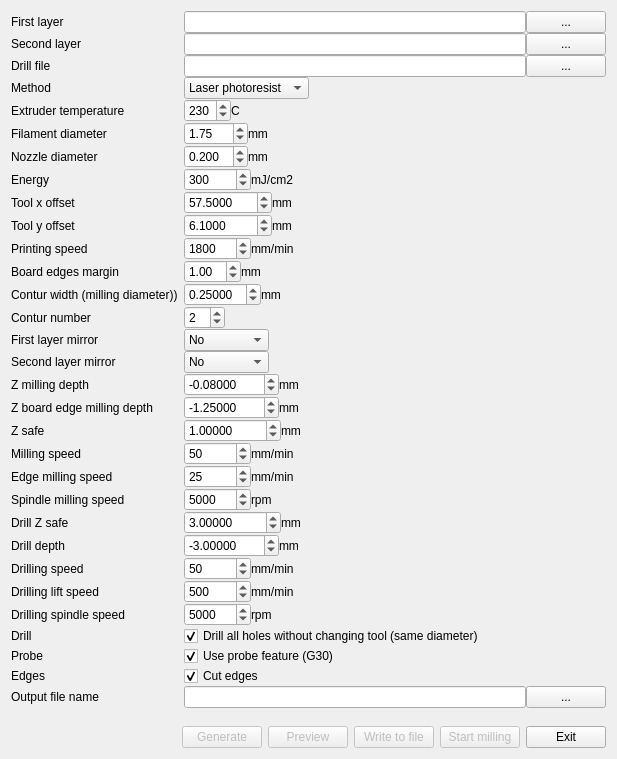
<?xml version="1.0" encoding="UTF-8"?>
<ui version="4.0">
 <class>PCBConverter</class>
 <widget class="QWidget" name="PCBConverter">
  <property name="geometry">
   <rect>
    <x>0</x>
    <y>0</y>
    <width>617</width>
    <height>759</height>
   </rect>
  </property>
  <property name="windowTitle">
   <string>PCBConverter</string>
  </property>
  <layout class="QGridLayout" name="gridLayout">
   <item row="5" column="0">
    <layout class="QVBoxLayout" name="verticalLayout">
     <item>
      <layout class="QFormLayout" name="formLayout">
       <property name="fieldGrowthPolicy">
        <enum>QFormLayout::AllNonFixedFieldsGrow</enum>
       </property>
       <property name="verticalSpacing">
        <number>0</number>
       </property>
       <item row="0" column="0">
        <widget class="QLabel" name="label">
         <property name="text">
          <string>First layer</string>
         </property>
        </widget>
       </item>
       <item row="0" column="1">
        <layout class="QHBoxLayout" name="horizontalLayout">
         <item>
          <widget class="QLineEdit" name="firstLayer"/>
         </item>
         <item>
          <widget class="QPushButton" name="pushButton">
           <property name="text">
            <string>...</string>
           </property>
          </widget>
         </item>
        </layout>
       </item>
       <item row="1" column="0">
        <widget class="QLabel" name="label_2">
         <property name="text">
          <string>Second layer</string>
         </property>
        </widget>
       </item>
       <item row="1" column="1">
        <layout class="QHBoxLayout" name="horizontalLayout_2">
         <item>
          <widget class="QLineEdit" name="secondLayer"/>
         </item>
         <item>
          <widget class="QPushButton" name="pushButton_4">
           <property name="text">
            <string>...</string>
           </property>
          </widget>
         </item>
        </layout>
       </item>
       <item row="2" column="0">
        <widget class="QLabel" name="label_3">
         <property name="text">
          <string>Drill file</string>
         </property>
        </widget>
       </item>
       <item row="2" column="1">
        <layout class="QHBoxLayout" name="horizontalLayout_5">
         <item>
          <widget class="QLineEdit" name="drillPath"/>
         </item>
         <item>
          <widget class="QPushButton" name="pushButton_2">
           <property name="text">
            <string>...</string>
           </property>
          </widget>
         </item>
        </layout>
       </item>
       <item row="3" column="0">
        <widget class="QLabel" name="label_29">
         <property name="text">
          <string>Method</string>
         </property>
        </widget>
       </item>
       <item row="3" column="1">
        <layout class="QHBoxLayout" name="horizontalLayout_24">
         <item>
          <widget class="QComboBox" name="methodComboBox">
           <property name="currentIndex">
            <number>3</number>
           </property>
           <item>
            <property name="text">
             <string>Milling</string>
            </property>
           </item>
           <item>
            <property name="text">
             <string>Printing</string>
            </property>
           </item>
           <item>
            <property name="text">
             <string>3D Printing</string>
            </property>
           </item>
           <item>
            <property name="text">
             <string>Laser photoresist</string>
            </property>
           </item>
          </widget>
         </item>
         <item>
          <spacer name="horizontalSpacer_20">
           <property name="orientation">
            <enum>Qt::Horizontal</enum>
           </property>
           <property name="sizeHint" stdset="0">
            <size>
             <width>40</width>
             <height>20</height>
            </size>
           </property>
          </spacer>
         </item>
        </layout>
       </item>
       <item row="4" column="0">
        <widget class="QLabel" name="label_30">
         <property name="text">
          <string>Extruder temperature</string>
         </property>
        </widget>
       </item>
       <item row="4" column="1">
        <layout class="QHBoxLayout" name="horizontalLayout_25">
         <item>
          <widget class="QSpinBox" name="extruderTemperature">
           <property name="minimum">
            <number>150</number>
           </property>
           <property name="maximum">
            <number>260</number>
           </property>
           <property name="singleStep">
            <number>10</number>
           </property>
           <property name="value">
            <number>230</number>
           </property>
          </widget>
         </item>
         <item>
          <widget class="QLabel" name="label_34">
           <property name="text">
            <string>C</string>
           </property>
          </widget>
         </item>
         <item>
          <spacer name="horizontalSpacer_24">
           <property name="orientation">
            <enum>Qt::Horizontal</enum>
           </property>
           <property name="sizeHint" stdset="0">
            <size>
             <width>40</width>
             <height>20</height>
            </size>
           </property>
          </spacer>
         </item>
        </layout>
       </item>
       <item row="5" column="0">
        <widget class="QLabel" name="label_31">
         <property name="text">
          <string>Filament diameter</string>
         </property>
        </widget>
       </item>
       <item row="5" column="1">
        <layout class="QHBoxLayout" name="horizontalLayout_26">
         <item>
          <widget class="QDoubleSpinBox" name="filamentDiameter">
           <property name="minimum">
            <double>0.100000000000000</double>
           </property>
           <property name="maximum">
            <double>100.000000000000000</double>
           </property>
           <property name="singleStep">
            <double>0.050000000000000</double>
           </property>
           <property name="value">
            <double>1.750000000000000</double>
           </property>
          </widget>
         </item>
         <item>
          <widget class="QLabel" name="label_35">
           <property name="text">
            <string>mm</string>
           </property>
          </widget>
         </item>
         <item>
          <spacer name="horizontalSpacer_23">
           <property name="orientation">
            <enum>Qt::Horizontal</enum>
           </property>
           <property name="sizeHint" stdset="0">
            <size>
             <width>40</width>
             <height>20</height>
            </size>
           </property>
          </spacer>
         </item>
        </layout>
       </item>
       <item row="6" column="0">
        <widget class="QLabel" name="label_32">
         <property name="text">
          <string>Nozzle diameter</string>
         </property>
        </widget>
       </item>
       <item row="6" column="1">
        <layout class="QHBoxLayout" name="horizontalLayout_27">
         <item>
          <widget class="QDoubleSpinBox" name="nozzleDiameter">
           <property name="decimals">
            <number>3</number>
           </property>
           <property name="minimum">
            <double>0.010000000000000</double>
           </property>
           <property name="maximum">
            <double>10.000000000000000</double>
           </property>
           <property name="singleStep">
            <double>0.050000000000000</double>
           </property>
           <property name="value">
            <double>0.200000000000000</double>
           </property>
          </widget>
         </item>
         <item>
          <widget class="QLabel" name="label_40">
           <property name="text">
            <string>mm</string>
           </property>
          </widget>
         </item>
         <item>
          <spacer name="horizontalSpacer_22">
           <property name="orientation">
            <enum>Qt::Horizontal</enum>
           </property>
           <property name="sizeHint" stdset="0">
            <size>
             <width>40</width>
             <height>20</height>
            </size>
           </property>
          </spacer>
         </item>
        </layout>
       </item>
       <item row="7" column="0">
        <widget class="QLabel" name="label_44">
         <property name="text">
          <string>Energy</string>
         </property>
        </widget>
       </item>
       <item row="7" column="1">
        <layout class="QHBoxLayout" name="horizontalLayout_30">
         <item>
          <widget class="QSpinBox" name="energy">
           <property name="maximum">
            <number>100000</number>
           </property>
           <property name="singleStep">
            <number>10</number>
           </property>
           <property name="value">
            <number>300</number>
           </property>
          </widget>
         </item>
         <item>
          <widget class="QLabel" name="label_45">
           <property name="text">
            <string>mJ/cm2</string>
           </property>
          </widget>
         </item>
         <item>
          <spacer name="horizontalSpacer_26">
           <property name="orientation">
            <enum>Qt::Horizontal</enum>
           </property>
           <property name="sizeHint" stdset="0">
            <size>
             <width>40</width>
             <height>20</height>
            </size>
           </property>
          </spacer>
         </item>
        </layout>
       </item>
       <item row="8" column="0">
        <widget class="QLabel" name="label_46">
         <property name="text">
          <string>Tool x offset</string>
         </property>
        </widget>
       </item>
       <item row="8" column="1">
        <layout class="QHBoxLayout" name="horizontalLayout_31">
         <item>
          <widget class="QDoubleSpinBox" name="laserXoffset">
           <property name="decimals">
            <number>4</number>
           </property>
           <property name="minimum">
            <double>-9999.000000000000000</double>
           </property>
           <property name="maximum">
            <double>9999.000000000000000</double>
           </property>
           <property name="singleStep">
            <double>0.100000000000000</double>
           </property>
           <property name="value">
            <double>57.500000000000000</double>
           </property>
          </widget>
         </item>
         <item>
          <widget class="QLabel" name="label_47">
           <property name="text">
            <string>mm</string>
           </property>
          </widget>
         </item>
         <item>
          <spacer name="horizontalSpacer_27">
           <property name="orientation">
            <enum>Qt::Horizontal</enum>
           </property>
           <property name="sizeHint" stdset="0">
            <size>
             <width>40</width>
             <height>20</height>
            </size>
           </property>
          </spacer>
         </item>
        </layout>
       </item>
       <item row="9" column="0">
        <widget class="QLabel" name="label_48">
         <property name="text">
          <string>Tool y offset</string>
         </property>
        </widget>
       </item>
       <item row="9" column="1">
        <layout class="QHBoxLayout" name="horizontalLayout_32">
         <item>
          <widget class="QDoubleSpinBox" name="laserYoffset">
           <property name="decimals">
            <number>4</number>
           </property>
           <property name="minimum">
            <double>-9999.000000000000000</double>
           </property>
           <property name="maximum">
            <double>9999.000000000000000</double>
           </property>
           <property name="singleStep">
            <double>0.100000000000000</double>
           </property>
           <property name="value">
            <double>6.100000000000000</double>
           </property>
          </widget>
         </item>
         <item>
          <widget class="QLabel" name="label_49">
           <property name="text">
            <string>mm</string>
           </property>
          </widget>
         </item>
         <item>
          <spacer name="horizontalSpacer_28">
           <property name="orientation">
            <enum>Qt::Horizontal</enum>
           </property>
           <property name="sizeHint" stdset="0">
            <size>
             <width>40</width>
             <height>20</height>
            </size>
           </property>
          </spacer>
         </item>
        </layout>
       </item>
       <item row="10" column="0">
        <widget class="QLabel" name="label_33">
         <property name="text">
          <string>Printing speed</string>
         </property>
        </widget>
       </item>
       <item row="10" column="1">
        <layout class="QHBoxLayout" name="horizontalLayout_28">
         <item>
          <widget class="QSpinBox" name="printingSpeed">
           <property name="maximum">
            <number>999999</number>
           </property>
           <property name="singleStep">
            <number>10</number>
           </property>
           <property name="value">
            <number>1800</number>
           </property>
          </widget>
         </item>
         <item>
          <widget class="QLabel" name="label_36">
           <property name="text">
            <string>mm/min</string>
           </property>
          </widget>
         </item>
         <item>
          <spacer name="horizontalSpacer_21">
           <property name="orientation">
            <enum>Qt::Horizontal</enum>
           </property>
           <property name="sizeHint" stdset="0">
            <size>
             <width>40</width>
             <height>20</height>
            </size>
           </property>
          </spacer>
         </item>
        </layout>
       </item>
       <item row="11" column="0">
        <widget class="QLabel" name="label_4">
         <property name="text">
          <string>Board edges margin</string>
         </property>
        </widget>
       </item>
       <item row="11" column="1">
        <layout class="QHBoxLayout" name="horizontalLayout_3">
         <item>
          <widget class="QDoubleSpinBox" name="boardOffset">
           <property name="value">
            <double>1.000000000000000</double>
           </property>
          </widget>
         </item>
         <item>
          <widget class="QLabel" name="label_6">
           <property name="text">
            <string>mm</string>
           </property>
          </widget>
         </item>
         <item>
          <spacer name="horizontalSpacer">
           <property name="orientation">
            <enum>Qt::Horizontal</enum>
           </property>
           <property name="sizeHint" stdset="0">
            <size>
             <width>40</width>
             <height>20</height>
            </size>
           </property>
          </spacer>
         </item>
        </layout>
       </item>
       <item row="12" column="0">
        <widget class="QLabel" name="label_5">
         <property name="text">
          <string>Contur width (milling diameter))</string>
         </property>
        </widget>
       </item>
       <item row="12" column="1">
        <layout class="QHBoxLayout" name="horizontalLayout_6">
         <item>
          <widget class="QDoubleSpinBox" name="millingDiameter">
           <property name="decimals">
            <number>5</number>
           </property>
           <property name="singleStep">
            <double>0.010000000000000</double>
           </property>
           <property name="value">
            <double>0.250000000000000</double>
           </property>
          </widget>
         </item>
         <item>
          <widget class="QLabel" name="label_7">
           <property name="text">
            <string>mm</string>
           </property>
          </widget>
         </item>
         <item>
          <spacer name="horizontalSpacer_3">
           <property name="orientation">
            <enum>Qt::Horizontal</enum>
           </property>
           <property name="sizeHint" stdset="0">
            <size>
             <width>40</width>
             <height>20</height>
            </size>
           </property>
          </spacer>
         </item>
        </layout>
       </item>
       <item row="13" column="0">
        <widget class="QLabel" name="label_8">
         <property name="text">
          <string>Contur number</string>
         </property>
        </widget>
       </item>
       <item row="13" column="1">
        <layout class="QHBoxLayout" name="horizontalLayout_7">
         <item>
          <widget class="QSpinBox" name="conturTimes">
           <property name="minimum">
            <number>1</number>
           </property>
           <property name="value">
            <number>2</number>
           </property>
          </widget>
         </item>
         <item>
          <spacer name="horizontalSpacer_4">
           <property name="orientation">
            <enum>Qt::Horizontal</enum>
           </property>
           <property name="sizeHint" stdset="0">
            <size>
             <width>40</width>
             <height>20</height>
            </size>
           </property>
          </spacer>
         </item>
        </layout>
       </item>
       <item row="14" column="0">
        <widget class="QLabel" name="label_26">
         <property name="text">
          <string>First layer mirror</string>
         </property>
        </widget>
       </item>
       <item row="14" column="1">
        <layout class="QHBoxLayout" name="horizontalLayout_20">
         <item>
          <widget class="QComboBox" name="firstMirror">
           <item>
            <property name="text">
             <string>No</string>
            </property>
           </item>
           <item>
            <property name="text">
             <string>Vertical</string>
            </property>
           </item>
           <item>
            <property name="text">
             <string>Horizontal</string>
            </property>
           </item>
           <item>
            <property name="text">
             <string>Both</string>
            </property>
           </item>
          </widget>
         </item>
         <item>
          <spacer name="horizontalSpacer_17">
           <property name="orientation">
            <enum>Qt::Horizontal</enum>
           </property>
           <property name="sizeHint" stdset="0">
            <size>
             <width>40</width>
             <height>20</height>
            </size>
           </property>
          </spacer>
         </item>
        </layout>
       </item>
       <item row="15" column="0">
        <widget class="QLabel" name="label_50">
         <property name="text">
          <string>Second layer mirror</string>
         </property>
        </widget>
       </item>
       <item row="15" column="1">
        <layout class="QHBoxLayout" name="horizontalLayout_33">
         <item>
          <widget class="QComboBox" name="secondMirror">
           <item>
            <property name="text">
             <string>No</string>
            </property>
           </item>
           <item>
            <property name="text">
             <string>Vertical</string>
            </property>
           </item>
           <item>
            <property name="text">
             <string>Horizontal</string>
            </property>
           </item>
           <item>
            <property name="text">
             <string>Both</string>
            </property>
           </item>
          </widget>
         </item>
         <item>
          <spacer name="horizontalSpacer_2">
           <property name="orientation">
            <enum>Qt::Horizontal</enum>
           </property>
           <property name="sizeHint" stdset="0">
            <size>
             <width>40</width>
             <height>20</height>
            </size>
           </property>
          </spacer>
         </item>
        </layout>
       </item>
       <item row="16" column="0">
        <widget class="QLabel" name="label_9">
         <property name="text">
          <string>Z milling depth</string>
         </property>
        </widget>
       </item>
       <item row="16" column="1">
        <layout class="QHBoxLayout" name="horizontalLayout_8">
         <item>
          <widget class="QDoubleSpinBox" name="millingDepth">
           <property name="decimals">
            <number>5</number>
           </property>
           <property name="minimum">
            <double>-9999.000000000000000</double>
           </property>
           <property name="maximum">
            <double>0.000000000000000</double>
           </property>
           <property name="singleStep">
            <double>0.010000000000000</double>
           </property>
           <property name="value">
            <double>-0.080000000000000</double>
           </property>
          </widget>
         </item>
         <item>
          <widget class="QLabel" name="label_12">
           <property name="text">
            <string>mm</string>
           </property>
          </widget>
         </item>
         <item>
          <spacer name="horizontalSpacer_5">
           <property name="orientation">
            <enum>Qt::Horizontal</enum>
           </property>
           <property name="sizeHint" stdset="0">
            <size>
             <width>40</width>
             <height>20</height>
            </size>
           </property>
          </spacer>
         </item>
        </layout>
       </item>
       <item row="17" column="0">
        <widget class="QLabel" name="label_18">
         <property name="text">
          <string>Z board edge milling depth</string>
         </property>
        </widget>
       </item>
       <item row="17" column="1">
        <layout class="QHBoxLayout" name="horizontalLayout_13">
         <item>
          <widget class="QDoubleSpinBox" name="edgeMillingDepth">
           <property name="decimals">
            <number>5</number>
           </property>
           <property name="minimum">
            <double>-9999.000000000000000</double>
           </property>
           <property name="maximum">
            <double>0.000000000000000</double>
           </property>
           <property name="singleStep">
            <double>0.010000000000000</double>
           </property>
           <property name="value">
            <double>-1.250000000000000</double>
           </property>
          </widget>
         </item>
         <item>
          <widget class="QLabel" name="label_19">
           <property name="text">
            <string>mm</string>
           </property>
          </widget>
         </item>
         <item>
          <spacer name="horizontalSpacer_10">
           <property name="orientation">
            <enum>Qt::Horizontal</enum>
           </property>
           <property name="sizeHint" stdset="0">
            <size>
             <width>40</width>
             <height>20</height>
            </size>
           </property>
          </spacer>
         </item>
        </layout>
       </item>
       <item row="18" column="0">
        <widget class="QLabel" name="label_10">
         <property name="text">
          <string>Z safe</string>
         </property>
        </widget>
       </item>
       <item row="18" column="1">
        <layout class="QHBoxLayout" name="horizontalLayout_9">
         <item>
          <widget class="QDoubleSpinBox" name="zSafe">
           <property name="decimals">
            <number>5</number>
           </property>
           <property name="maximum">
            <double>99999.000000000000000</double>
           </property>
           <property name="value">
            <double>1.000000000000000</double>
           </property>
          </widget>
         </item>
         <item>
          <widget class="QLabel" name="label_13">
           <property name="text">
            <string>mm</string>
           </property>
          </widget>
         </item>
         <item>
          <spacer name="horizontalSpacer_6">
           <property name="orientation">
            <enum>Qt::Horizontal</enum>
           </property>
           <property name="sizeHint" stdset="0">
            <size>
             <width>40</width>
             <height>20</height>
            </size>
           </property>
          </spacer>
         </item>
        </layout>
       </item>
       <item row="19" column="0">
        <widget class="QLabel" name="label_11">
         <property name="text">
          <string>Milling speed</string>
         </property>
        </widget>
       </item>
       <item row="19" column="1">
        <layout class="QHBoxLayout" name="horizontalLayout_10">
         <item>
          <widget class="QSpinBox" name="millingSpeed">
           <property name="maximum">
            <number>999999</number>
           </property>
           <property name="singleStep">
            <number>10</number>
           </property>
           <property name="value">
            <number>50</number>
           </property>
          </widget>
         </item>
         <item>
          <widget class="QLabel" name="label_14">
           <property name="text">
            <string>mm/min</string>
           </property>
          </widget>
         </item>
         <item>
          <spacer name="horizontalSpacer_7">
           <property name="orientation">
            <enum>Qt::Horizontal</enum>
           </property>
           <property name="sizeHint" stdset="0">
            <size>
             <width>40</width>
             <height>20</height>
            </size>
           </property>
          </spacer>
         </item>
        </layout>
       </item>
       <item row="20" column="0">
        <widget class="QLabel" name="label_51">
         <property name="text">
          <string>Edge milling speed</string>
         </property>
        </widget>
       </item>
       <item row="20" column="1">
        <layout class="QHBoxLayout" name="horizontalLayout_34">
         <item>
          <widget class="QSpinBox" name="edgeMillingSpeed">
           <property name="maximum">
            <number>999999</number>
           </property>
           <property name="singleStep">
            <number>10</number>
           </property>
           <property name="value">
            <number>25</number>
           </property>
          </widget>
         </item>
         <item>
          <widget class="QLabel" name="label_52">
           <property name="text">
            <string>mm/min</string>
           </property>
          </widget>
         </item>
         <item>
          <spacer name="horizontalSpacer_29">
           <property name="orientation">
            <enum>Qt::Horizontal</enum>
           </property>
           <property name="sizeHint" stdset="0">
            <size>
             <width>40</width>
             <height>20</height>
            </size>
           </property>
          </spacer>
         </item>
        </layout>
       </item>
       <item row="21" column="0">
        <widget class="QLabel" name="label_15">
         <property name="text">
          <string>Spindle milling speed</string>
         </property>
        </widget>
       </item>
       <item row="21" column="1">
        <layout class="QHBoxLayout" name="horizontalLayout_11">
         <item>
          <widget class="QSpinBox" name="spindleRpm">
           <property name="maximum">
            <number>9999999</number>
           </property>
           <property name="singleStep">
            <number>100</number>
           </property>
           <property name="value">
            <number>5000</number>
           </property>
          </widget>
         </item>
         <item>
          <widget class="QLabel" name="label_16">
           <property name="text">
            <string>rpm</string>
           </property>
          </widget>
         </item>
         <item>
          <spacer name="horizontalSpacer_8">
           <property name="orientation">
            <enum>Qt::Horizontal</enum>
           </property>
           <property name="sizeHint" stdset="0">
            <size>
             <width>40</width>
             <height>20</height>
            </size>
           </property>
          </spacer>
         </item>
        </layout>
       </item>
       <item row="23" column="0">
        <widget class="QLabel" name="label_25">
         <property name="text">
          <string>Drill Z safe</string>
         </property>
        </widget>
       </item>
       <item row="23" column="1">
        <layout class="QHBoxLayout" name="horizontalLayout_19">
         <item>
          <widget class="QDoubleSpinBox" name="drillZSafe">
           <property name="decimals">
            <number>5</number>
           </property>
           <property name="maximum">
            <double>99999.000000000000000</double>
           </property>
           <property name="value">
            <double>3.000000000000000</double>
           </property>
          </widget>
         </item>
         <item>
          <widget class="QLabel" name="label_41">
           <property name="text">
            <string>mm</string>
           </property>
          </widget>
         </item>
         <item>
          <spacer name="horizontalSpacer_16">
           <property name="orientation">
            <enum>Qt::Horizontal</enum>
           </property>
           <property name="sizeHint" stdset="0">
            <size>
             <width>40</width>
             <height>20</height>
            </size>
           </property>
          </spacer>
         </item>
        </layout>
       </item>
       <item row="24" column="0">
        <widget class="QLabel" name="label_24">
         <property name="text">
          <string>Drill depth</string>
         </property>
        </widget>
       </item>
       <item row="24" column="1">
        <layout class="QHBoxLayout" name="horizontalLayout_18">
         <item>
          <widget class="QDoubleSpinBox" name="drillDepth">
           <property name="decimals">
            <number>5</number>
           </property>
           <property name="minimum">
            <double>-9999.000000000000000</double>
           </property>
           <property name="maximum">
            <double>0.000000000000000</double>
           </property>
           <property name="singleStep">
            <double>0.100000000000000</double>
           </property>
           <property name="value">
            <double>-3.000000000000000</double>
           </property>
          </widget>
         </item>
         <item>
          <widget class="QLabel" name="label_42">
           <property name="text">
            <string>mm</string>
           </property>
          </widget>
         </item>
         <item>
          <spacer name="horizontalSpacer_15">
           <property name="orientation">
            <enum>Qt::Horizontal</enum>
           </property>
           <property name="sizeHint" stdset="0">
            <size>
             <width>40</width>
             <height>20</height>
            </size>
           </property>
          </spacer>
         </item>
        </layout>
       </item>
       <item row="25" column="0">
        <widget class="QLabel" name="label_21">
         <property name="text">
          <string>Drilling speed</string>
         </property>
        </widget>
       </item>
       <item row="25" column="1">
        <layout class="QHBoxLayout" name="horizontalLayout_15">
         <item>
          <widget class="QSpinBox" name="drillingSpeed">
           <property name="maximum">
            <number>999999</number>
           </property>
           <property name="singleStep">
            <number>10</number>
           </property>
           <property name="value">
            <number>50</number>
           </property>
          </widget>
         </item>
         <item>
          <widget class="QLabel" name="label_37">
           <property name="text">
            <string>mm/min</string>
           </property>
          </widget>
         </item>
         <item>
          <spacer name="horizontalSpacer_13">
           <property name="orientation">
            <enum>Qt::Horizontal</enum>
           </property>
           <property name="sizeHint" stdset="0">
            <size>
             <width>40</width>
             <height>20</height>
            </size>
           </property>
          </spacer>
         </item>
        </layout>
       </item>
       <item row="26" column="0">
        <widget class="QLabel" name="label_27">
         <property name="text">
          <string>Drilling lift speed</string>
         </property>
        </widget>
       </item>
       <item row="26" column="1">
        <layout class="QHBoxLayout" name="horizontalLayout_21">
         <item>
          <layout class="QHBoxLayout" name="horizontalLayout_22">
           <item>
            <widget class="QSpinBox" name="drillingLiftSpeed">
             <property name="maximum">
              <number>999999</number>
             </property>
             <property name="singleStep">
              <number>10</number>
             </property>
             <property name="value">
              <number>500</number>
             </property>
            </widget>
           </item>
           <item>
            <widget class="QLabel" name="label_38">
             <property name="text">
              <string>mm/min</string>
             </property>
            </widget>
           </item>
           <item>
            <spacer name="horizontalSpacer_18">
             <property name="orientation">
              <enum>Qt::Horizontal</enum>
             </property>
             <property name="sizeHint" stdset="0">
              <size>
               <width>40</width>
               <height>20</height>
              </size>
             </property>
            </spacer>
           </item>
          </layout>
         </item>
        </layout>
       </item>
       <item row="27" column="0">
        <widget class="QLabel" name="label_22">
         <property name="text">
          <string>Drilling spindle speed</string>
         </property>
        </widget>
       </item>
       <item row="27" column="1">
        <layout class="QHBoxLayout" name="horizontalLayout_16">
         <item>
          <widget class="QSpinBox" name="drillingSpindleSpeed">
           <property name="maximum">
            <number>9999999</number>
           </property>
           <property name="singleStep">
            <number>100</number>
           </property>
           <property name="value">
            <number>5000</number>
           </property>
          </widget>
         </item>
         <item>
          <widget class="QLabel" name="label_39">
           <property name="text">
            <string>rpm</string>
           </property>
          </widget>
         </item>
         <item>
          <spacer name="horizontalSpacer_14">
           <property name="orientation">
            <enum>Qt::Horizontal</enum>
           </property>
           <property name="sizeHint" stdset="0">
            <size>
             <width>40</width>
             <height>20</height>
            </size>
           </property>
          </spacer>
         </item>
        </layout>
       </item>
       <item row="28" column="0">
        <widget class="QLabel" name="label_23">
         <property name="text">
          <string>Drill</string>
         </property>
        </widget>
       </item>
       <item row="28" column="1">
        <layout class="QHBoxLayout" name="horizontalLayout_17">
         <item>
          <widget class="QCheckBox" name="driilThSame">
           <property name="text">
            <string>Drill all holes without changing tool (same diameter)</string>
           </property>
           <property name="checked">
            <bool>true</bool>
           </property>
          </widget>
         </item>
         <item>
          <spacer name="horizontalSpacer_12">
           <property name="orientation">
            <enum>Qt::Horizontal</enum>
           </property>
           <property name="sizeHint" stdset="0">
            <size>
             <width>40</width>
             <height>20</height>
            </size>
           </property>
          </spacer>
         </item>
        </layout>
       </item>
       <item row="29" column="0">
        <widget class="QLabel" name="label_28">
         <property name="text">
          <string>Probe</string>
         </property>
        </widget>
       </item>
       <item row="29" column="1">
        <layout class="QHBoxLayout" name="horizontalLayout_23">
         <item>
          <widget class="QCheckBox" name="useProbe">
           <property name="text">
            <string>Use probe feature (G30)</string>
           </property>
           <property name="checked">
            <bool>true</bool>
           </property>
          </widget>
         </item>
         <item>
          <spacer name="horizontalSpacer_19">
           <property name="orientation">
            <enum>Qt::Horizontal</enum>
           </property>
           <property name="sizeHint" stdset="0">
            <size>
             <width>40</width>
             <height>20</height>
            </size>
           </property>
          </spacer>
         </item>
        </layout>
       </item>
       <item row="30" column="0">
        <widget class="QLabel" name="label_43">
         <property name="text">
          <string>Edges</string>
         </property>
        </widget>
       </item>
       <item row="30" column="1">
        <layout class="QHBoxLayout" name="horizontalLayout_29">
         <item>
          <widget class="QCheckBox" name="cutEdges">
           <property name="text">
            <string>Cut edges</string>
           </property>
           <property name="checked">
            <bool>true</bool>
           </property>
          </widget>
         </item>
         <item>
          <spacer name="horizontalSpacer_25">
           <property name="orientation">
            <enum>Qt::Horizontal</enum>
           </property>
           <property name="sizeHint" stdset="0">
            <size>
             <width>40</width>
             <height>20</height>
            </size>
           </property>
          </spacer>
         </item>
        </layout>
       </item>
       <item row="31" column="0">
        <widget class="QLabel" name="label_17">
         <property name="text">
          <string>Output file name</string>
         </property>
        </widget>
       </item>
       <item row="31" column="1">
        <layout class="QHBoxLayout" name="horizontalLayout_4">
         <item>
          <widget class="QLineEdit" name="outputFile"/>
         </item>
         <item>
          <widget class="QPushButton" name="pushButton_3">
           <property name="text">
            <string>...</string>
           </property>
          </widget>
         </item>
        </layout>
       </item>
      </layout>
     </item>
     <item>
      <layout class="QHBoxLayout" name="horizontalLayout_12">
       <item>
        <widget class="QLabel" name="statusLabel">
         <property name="text">
          <string/>
         </property>
        </widget>
       </item>
       <item>
        <spacer name="horizontalSpacer_9">
         <property name="orientation">
          <enum>Qt::Horizontal</enum>
         </property>
         <property name="sizeHint" stdset="0">
          <size>
           <width>40</width>
           <height>20</height>
          </size>
         </property>
        </spacer>
       </item>
       <item>
        <widget class="QPushButton" name="generateButton">
         <property name="enabled">
          <bool>false</bool>
         </property>
         <property name="text">
          <string>Generate</string>
         </property>
         <property name="default">
          <bool>true</bool>
         </property>
        </widget>
       </item>
       <item>
        <widget class="QPushButton" name="previewButton">
         <property name="enabled">
          <bool>false</bool>
         </property>
         <property name="text">
          <string>Preview</string>
         </property>
        </widget>
       </item>
       <item>
        <widget class="QPushButton" name="writeToFileButton">
         <property name="enabled">
          <bool>false</bool>
         </property>
         <property name="text">
          <string>Write to file</string>
         </property>
        </widget>
       </item>
       <item>
        <widget class="QPushButton" name="startMilling">
         <property name="enabled">
          <bool>false</bool>
         </property>
         <property name="text">
          <string>Start milling</string>
         </property>
        </widget>
       </item>
       <item>
        <widget class="QPushButton" name="exitButton">
         <property name="text">
          <string>Exit</string>
         </property>
        </widget>
       </item>
      </layout>
     </item>
    </layout>
   </item>
  </layout>
 </widget>
 <resources/>
 <connections/>
</ui>
